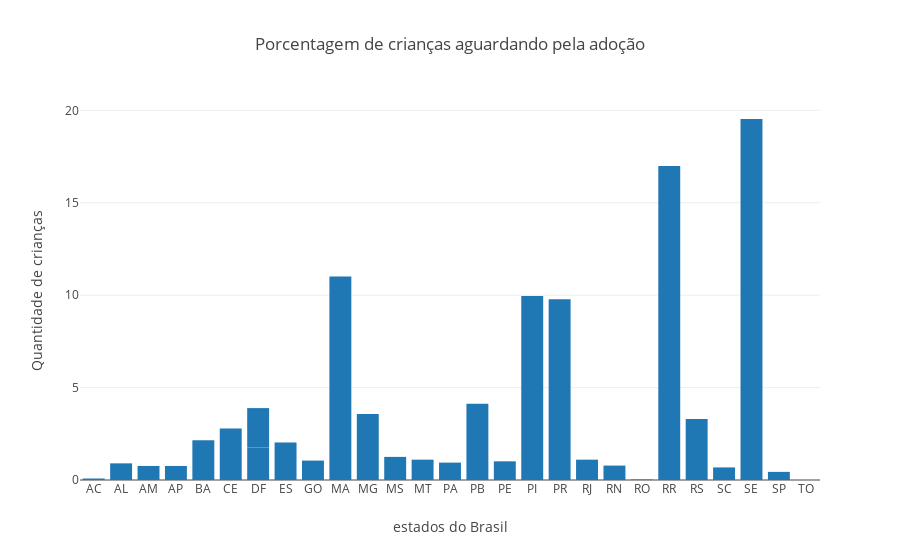

Here is the notebook cell this chart was saved with:
### Code cell
#Criando um dataframe da tabela em uma posição específica
df = pd.DataFrame(p[65:93])
df.columns = ['Título','Total', 'Porcentagem']

#Criando gráfico
trace = go.Bar(x = ['AC','AL','AM','AP','BA','CE','DF','DF','ES','GO','MA','MG','MS','MT','PA','PB','PE','PI','PR','RJ','RN','RO','RR','RS','SC','SE','SP','TO'],
                  y = df['Porcentagem'] )

#Armazenando gráfico
data = [trace]

#Criando Layout
layout = go.Layout(title = 'Porcentagem de crianças aguardando pela adoção',
                  yaxis = {'title':'Quantidade de crianças'},
                  xaxis = {'title': 'estados do Brasil'})

#Criando figura que será exibida
fig = go.Figure(data = data, layout = layout)

#Exibindo figura
py.iplot(fig)

### Figure 1 — Plotly figure (JSON) as saved in the notebook; plotly's stock layout.template omitted (floating-point values rounded to 4 significant figures)
{"data": [{"type": "bar", "uid": "9d9e09b5-3b4e-47bf-81ed-386410c6424c", "x": ["AC", "AL", "AM", "AP", "BA", "CE", "DF", "DF", "ES", "GO", "MA", "MG", "MS", "MT", "PA", "PB", "PE", "PI", "PR", "RJ", "RN", "RO", "RR", "RS", "SC", "SE", "SP", "TO"], "y": ["0.08%", "0.9%", "0.76%", "0.76%", "2.15%", "2.79%", "1.76%", "2.13%", "2.03%", "1.05%", "11.01%", "3.57%", "1.25%", "1.1%", "0.94%", "4.13%", "1.01%", "9.95%", "9.78%", "1.1%", "0.78%", "0.03%", "16.99%", "3.3%", "0.68%", "19.53%", "0.44%", ""]}], "layout": {"title": {"text": "Porcentagem de crianças aguardando pela adoção"}, "xaxis": {"title": {"text": "estados do Brasil"}}, "yaxis": {"title": {"text": "Quantidade de crianças"}}}}
